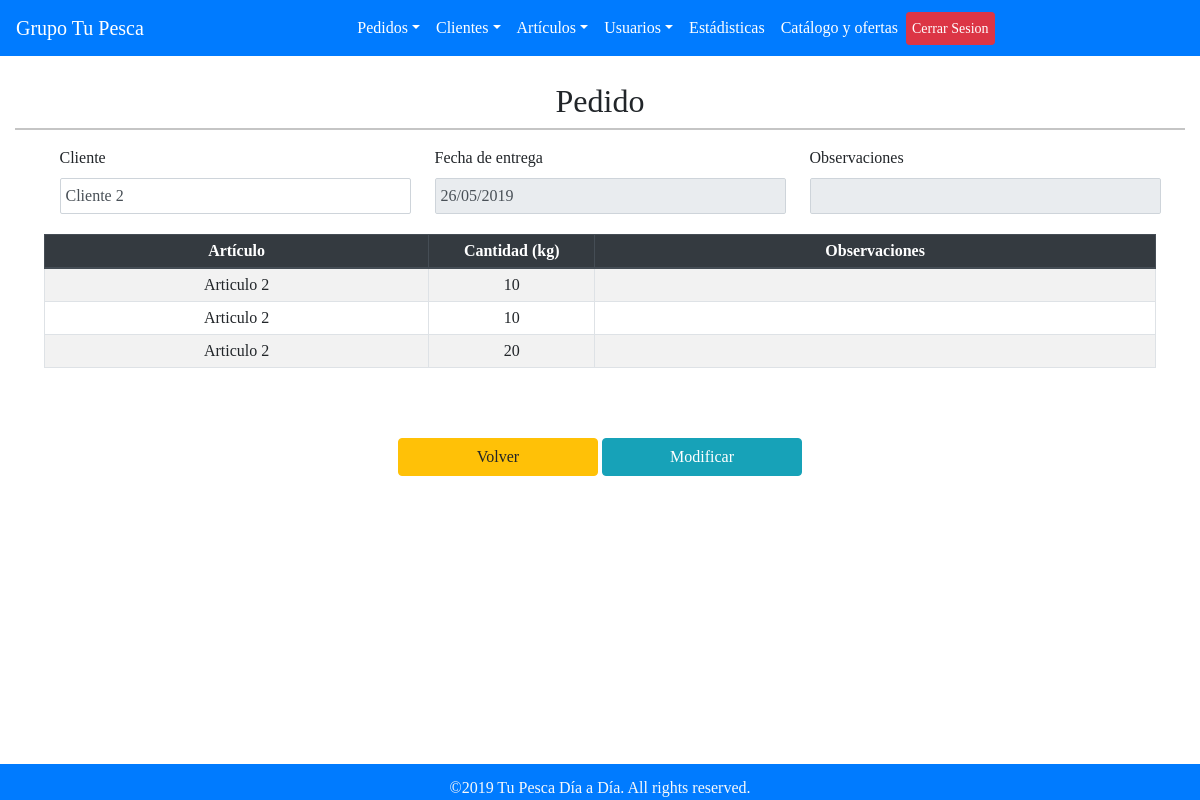
/index.php?page=consultar_pedido&id=20 (signed in), run on the app's committed database.
### tables this page shows
CREATE TABLE `clientes` (
  `id_cliente` int(11) NOT NULL,
  `cif_cliente` char(10) NOT NULL,
  `nombre_comercial` varchar(45) NOT NULL,
  `razon_social` varchar(45) NOT NULL,
  `direccion_descarga` varchar(45) NOT NULL,
  `direccion_fiscal` char(45) NOT NULL,
  `telefono_contacto` char(15) NOT NULL,
  `movil_contacto` char(15) DEFAULT NULL,
  `fax_cliente` char(15) DEFAULT NULL,
  `persona_contacto` char(20) DEFAULT NULL,
  `email_cliente` char(45) DEFAULT NULL,
  `forma_pago` char(45) DEFAULT NULL,
  `fecha_creacion` datetime NOT NULL,
  `COMERCIALES_id_comercial` int(11) NOT NULL
);

CREATE TABLE `pedidos` (
  `id_pedido` int(11) NOT NULL,
  `fecha_pedido` datetime NOT NULL,
  `fecha_entrega` datetime NOT NULL,
  `cobrado` tinyint(1) NOT NULL DEFAULT '0',
  `CLIENTES_id_cliente` int(11) NOT NULL,
  `observaciones` text NOT NULL
);

CREATE TABLE `detalle_pedidos` (
  `id_detalle` int(11) NOT NULL,
  `kg_netos` decimal(2,0) NOT NULL,
  `observaciones` varchar(45) DEFAULT NULL,
  `PEDIDOS_id_pedido` int(11) NOT NULL,
  `ARTICULO_id_articulo` int(11) NOT NULL
);

CREATE TABLE `articulo` (
  `id_articulo` int(11) NOT NULL,
  `descripcion_art` char(45) NOT NULL,
  `precio_articulo` int(11) NOT NULL,
  `iva_articulo` int(11) NOT NULL
);

### pages/consultar_pedido.php (the view, shortened to what this page needs)
<?php require 'php/data-base-conexion.php'; ?>
<?php
	$id = isset($_GET['id']) ? $_GET['id'] : 'Not id foud';
?>
<div class="container generic-form">
	<h2>Pedido</h2>
	<hr>
	<form  action="php/data-base-pedido-consultar.php" method="post"  autocomplete="off">
		<div class="form-group">
			<label for="Cliente">Cliente</label>
			<?php
				$sql= "SELECT CLIENTES_id_cliente FROM pedidos WHERE id_pedido=$id";
				$result = $conn->query($sql);
				$row=mysqli_fetch_array($result);
		    	$cliente= $row[0];
		    	$sql2= "SELECT nombre_comercial FROM clientes WHERE id_cliente=$cliente";
		    	$result = $conn->query($sql2);
				$row=mysqli_fetch_array($result);
		    	$nombre_cliente= $row[0];
			    echo '<input type="text" class="form-control" name="Cliente" required disabled value="'.$nombre_cliente.'">';
			?>
		</div>
		<div class="form-group">
			<label for="fecha_entrega">Fecha de entrega</label>
			<?php
			    $id = isset($_GET['id']) ? $_GET['id'] : 'Not id foud';
				$sql= "SELECT fecha_entrega FROM pedidos WHERE id_pedido=$id";
				$result = $conn->query($sql);
				$row=mysqli_fetch_array($result);
		    	$fecha_entrega = $row[0];
		    	$newDate = date("d/m/Y", strtotime($fecha_entrega));
		    	echo '<input  class="form-control" disabled name="fecha_entrega" value="'.$newDate.'">';
			?>
		</div>
		<div class="form-group">
			<label for="observaciones">Observaciones</label>
			<?php
			    $id = isset($_GET['id']) ? $_GET['id'] : 'Not id foud';
				$sql= "SELECT observaciones FROM pedidos WHERE id_pedido=$id";
				$result = $conn->query($sql);
				$row=mysqli_fetch_array($result);
		    	$observaciones = $row[0];
		    	echo '<input type="text" class="form-control" disabled name="observaciones" value="'.$observaciones.'">';
			?>
		</div>
		<table id="dataTable" class="form table table-sm table-striped table-bordered">
			<thead class="thead-dark">
				<tr>
					<th>Artículo</th>
					<th class="cantidad">Cantidad (kg)</th>
					<th>Observaciones</th>
				</tr>
			</thead>
			<tbody>
			<?php
				$sql="SELECT * FROM detalle_pedidos WHERE PEDIDOS_id_pedido=$id";
				$result=$conn->query($sql);
				while ($mostrar=mysqli_fetch_array($result)) {
					$id_detalle = $mostrar ['id_detalle'];
			?>
				<tr>
					<td>
						<?php
							$sql2= "SELECT ARTICULO_id_articulo FROM detalle_pedidos WHERE id_detalle=$id_detalle";
							$result2 = $conn->query($sql2);
							$row2=mysqli_fetch_array($result2);
		    				$articulo_asociado = $row2[0];
		    				$sql3= "SELECT * FROM articulo WHERE id_articulo=$articulo_asociado";
		    				$result3 = $conn->query($sql3);
		    				$row3=mysqli_fetch_array($result3);
		    				$descripcion_art = $row3['descripcion_art'];
		    				echo "$descripcion_art";
						?>
					</td>
					<td><?php echo $mostrar['kg_netos']?></td>
					<td><?php echo $mostrar['observaciones']?></td>
				</tr>
			<?php
				}
			?>
			</tbody>
		</table>
	</form>
	<div class="boton-fijado">
		<div class="btn-group ">
			<button type="button" onClick="javascript:history.back()" class="btn  btn-responsive btn-warning" >Volver</button>
		</div>
		<div class="btn-group ">
			<?php
				echo '<a href="/bootstrap/index.php?page=modificar_pedido&id='.$id.'"><button type="submit" class="btn btn-info btn-responsive submit" id="search">Modificar</button></a>'
			?>
		</div>
	</div>
</div>

### css/style.css (style rules this page uses)
html { min-height: 100%; position: relative; }
body { font-family: Georgia, Times, "Times New Roman", serif; margin: 0; margin-bottom: 40px; }
.generic-form { max-width: 1800px; }
.generic-form h2 { padding-bottom: 0; font-size: 2rem; font-family: Georgia, Times, "Times New Roman", serif; display: inline; text-align: center; }
.generic-form hr { display: block; margin-top: 0.5em; margin-bottom: 1em; margin-left:auto; margin-right: auto; border: 1px solid #c5c5c5; }
.generic-form .form-group { margin-bottom: 20px; margin-left:20px; width: 30%; display:inline-block; text-align: left; }
.generic-form .form-control { padding: 12px 20px; height: auto; border-radius: 2px; }
.generic-form .btn { width: 20%; margin: 20px auto 0; display: block; outline: none; }
.generic-form input, select { border-radius: 2px; padding-right: 30px; -moz-transition: padding .25s; -webkit-transition: padding .25s; -o-transition: padding .25s; transition: padding .25s; }
.generic-form input:required { background: #fff url(img/red_asterisk.png) no-repeat 98% center; }
.table { max-width: 95%; margin-bottom: 1rem; margin: auto; }
.table thead { text-align: center; }
.table tbody { text-align: center; }
body { min-height:100%; }
select, input { min-height:10px; padding:5px!important; }
.generic-form .form-group { vertical-align: top; }
#dataTable th.cantidad { width:15%; }
table td, table th { padding:0.25rem!important; vertical-align: inherit!important; }
.boton-fijado { position:relative; padding:50px 0 25px; }
.boton-fijado button { min-width:200px; margin:0; }

### data on the page
clientes: Cliente "Cliente 2"
pedidos: fecha_entrega "26/05/2019"
detalle_pedidos: ARTICULO_id_articulo.descripcion_art "Articulo 2", kg_netos "10"
detalle_pedidos: ARTICULO_id_articulo.descripcion_art "Articulo 2", kg_netos "10"
detalle_pedidos: ARTICULO_id_articulo.descripcion_art "Articulo 2", kg_netos "20"

### other printed values
$config['name'] "Tu Pesca Día a Día"
